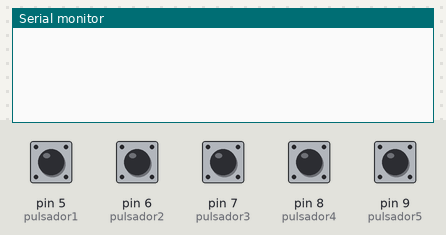
Recording of a sketch running on a simulated Arduino Uno, built with avr-gcc and run on an emulated ATmega328P. On the bench: the last lines printed to the serial monitor. Inputs (shaded band) come from the test bench; at power-on: pin 5 (pulsador1), pin 6 (pulsador2), pin 7 (pulsador3), pin 8 (pulsador4), pin 9 (pulsador5) LOW.

Above: at 2.8 s.
2.9 s: pin 5 (pulsador1) pulled HIGH for 1.2 s
At 4.4 s:
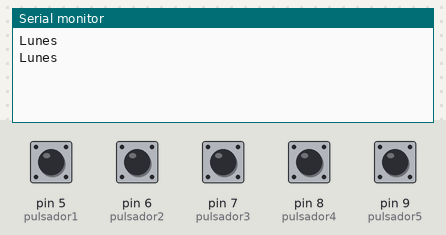
5.6 s: pin 6 (pulsador2) pulled HIGH for 1.2 s
At 7.1 s:
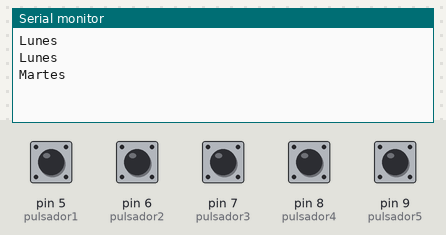
8.3 s: pin 7 (pulsador3) pulled HIGH for 1.2 s
At 9.4 s:
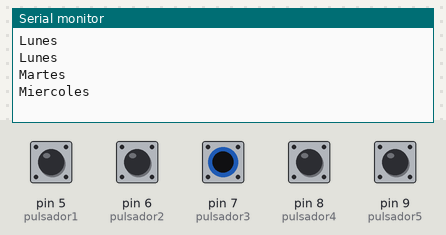
11.0 s: pin 8 (pulsador4) pulled HIGH for 1.2 s
At 12.9 s:
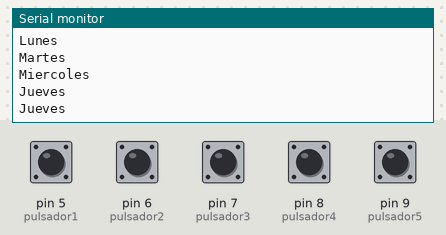
13.7 s: pin 9 (pulsador5) pulled HIGH for 1.2 s
At 14.5 s:
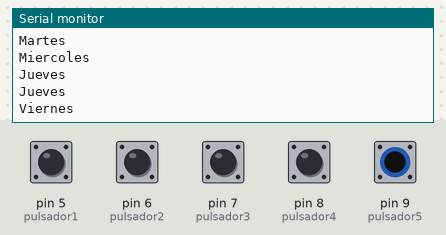

Measured:
- after the input at 2.9 s, the serial monitor: prints a new line after 0.10 s (image 1)
- after the input at 5.6 s, the serial monitor: prints a new line after 0.40 s (image 2)
- after the input at 8.3 s, the serial monitor: prints a new line after 0.70 s (image 3)
- after the input at 11.0 s, the serial monitor: prints a new line at once (image 4)
- after the input at 13.7 s, the serial monitor: prints a new line after 0.30 s (image 5)

The sketch:

DIAS_CON_PULSADORES.ino
```cpp
int pulsador1=5;
int pulsador2=6;
int pulsador3=7;
int pulsador4=8;
int pulsador5=9;
int valor1=0;
int valor2=0;
int valor3=0;
int valor4=0;
int valor5=0;
void setup() {
Serial.begin(9600);
pinMode(pulsador1,INPUT);
}

void loop() {
  valor1=digitalRead(pulsador1);
  valor2=digitalRead(pulsador2);
  valor3=digitalRead(pulsador3);
  valor4=digitalRead(pulsador4);
  valor5=digitalRead(pulsador5);
   if(valor1==HIGH){
    Serial.println("Lunes");
    }
 if(valor2==HIGH){
    Serial.println("Martes");
    }
 if(valor3==HIGH){
    Serial.println("Miercoles");
    }
 if(valor4==HIGH){
    Serial.println("Jueves");
    }

 if(valor5==HIGH){
    Serial.println("Viernes");
    }
  delay(1000);
}
```
